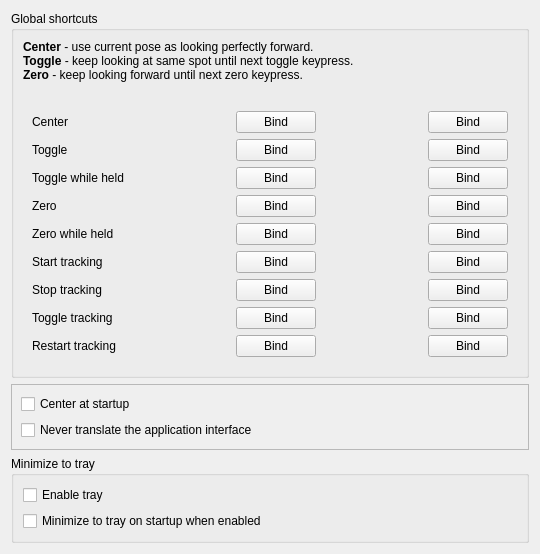
     <widget class="QWidget" name="tab">
      <attribute name="title">
       <string>Shortcuts</string>
      </attribute>
      <layout class="QVBoxLayout" name="verticalLayout">
       <item>
        <widget class="QGroupBox" name="groupBox_8">
         <property name="sizePolicy">
          <sizepolicy hsizetype="Minimum" vsizetype="Maximum">
           <horstretch>0</horstretch>
           <verstretch>0</verstretch>
          </sizepolicy>
         </property>
         <property name="title">
          <string>Global shortcuts</string>
         </property>
         <property name="alignment">
          <set>Qt::AlignLeading|Qt::AlignLeft|Qt::AlignTop</set>
         </property>
         <layout class="QVBoxLayout" name="verticalLayout_8">
          <item>
           <widget class="QLabel" name="label_23">
            <property name="sizePolicy">
             <sizepolicy hsizetype="Minimum" vsizetype="Maximum">
              <horstretch>0</horstretch>
              <verstretch>0</verstretch>
             </sizepolicy>
            </property>
            <property name="text">
             <string>&lt;html&gt;&lt;head/&gt;&lt;body&gt;&lt;p&gt;&lt;span style=&quot; font-weight:600;&quot;&gt;Center&lt;/span&gt; - use current pose as looking perfectly forward.&lt;br/&gt;&lt;span style=&quot; font-weight:600;&quot;&gt;Toggle&lt;/span&gt; - keep looking at same spot until next toggle keypress.&lt;br/&gt;&lt;span style=&quot; font-weight:600;&quot;&gt;Zero&lt;/span&gt; - keep looking forward until next zero keypress.&lt;br/&gt;&lt;/p&gt;&lt;/body&gt;&lt;/html&gt;</string>
            </property>
            <property name="wordWrap">
             <bool>true</bool>
            </property>
           </widget>
          </item>
          <item>
           <widget class="QGroupBox" name="groupBox">
            <property name="styleSheet">
             <string notr="true">QGroupBox { border: 0; }</string>
            </property>
            <layout class="QGridLayout" name="gridLayout_8">
             <item row="1" column="1">
              <widget class="QLabel" name="toggle_text">
               <property name="sizePolicy">
                <sizepolicy hsizetype="Minimum" vsizetype="Maximum">
                 <horstretch>255</horstretch>
                 <verstretch>0</verstretch>
                </sizepolicy>
               </property>
               <property name="minimumSize">
                <size>
                 <width>100</width>
                 <height>0</height>
                </size>
               </property>
               <property name="text">
                <string/>
               </property>
              </widget>
             </item>
             <item row="0" column="0">
              <widget class="QLabel" name="_textLabel2_3">
               <property name="sizePolicy">
                <sizepolicy hsizetype="Maximum" vsizetype="Maximum">
                 <horstretch>0</horstretch>
                 <verstretch>0</verstretch>
                </sizepolicy>
               </property>
               <property name="text">
                <string>Center</string>
               </property>
               <property name="wordWrap">
                <bool>false</bool>
               </property>
              </widget>
             </item>
             <item row="7" column="4">
              <widget class="QPushButton" name="bind_toggle_tracking_2">
               <property name="sizePolicy">
                <sizepolicy hsizetype="Maximum" vsizetype="Maximum">
                 <horstretch>0</horstretch>
                 <verstretch>0</verstretch>
                </sizepolicy>
               </property>
               <property name="text">
                <string>Bind</string>
               </property>
              </widget>
             </item>
             <item row="8" column="3">
              <widget class="QLabel" name="restart_tracking_text_2">
               <property name="sizePolicy">
                <sizepolicy hsizetype="Minimum" vsizetype="Maximum">
                 <horstretch>255</horstretch>
                 <verstretch>0</verstretch>
                </sizepolicy>
               </property>
               <property name="minimumSize">
                <size>
                 <width>100</width>
                 <height>0</height>
                </size>
               </property>
               <property name="text">
                <string/>
               </property>
              </widget>
             </item>
             <item row="8" column="4">
              <widget class="QPushButton" name="bind_restart_tracking_2">
               <property name="sizePolicy">
                <sizepolicy hsizetype="Maximum" vsizetype="Maximum">
                 <horstretch>0</horstretch>
                 <verstretch>0</verstretch>
                </sizepolicy>
               </property>
               <property name="text">
                <string>Bind</string>
               </property>
              </widget>
             </item>
             <item row="5" column="0">
              <widget class="QLabel" name="_textLabel2_7">
               <property name="sizePolicy">
                <sizepolicy hsizetype="Maximum" vsizetype="Maximum">
                 <horstretch>0</horstretch>
                 <verstretch>0</verstretch>
                </sizepolicy>
               </property>
               <property name="text">
                <string>Start tracking</string>
               </property>
               <property name="wordWrap">
                <bool>false</bool>
               </property>
              </widget>
             </item>
             <item row="6" column="2">
              <widget class="QPushButton" name="bind_stop">
               <property name="sizePolicy">
                <sizepolicy hsizetype="Maximum" vsizetype="Maximum">
                 <horstretch>0</horstretch>
                 <verstretch>0</verstretch>
                </sizepolicy>
               </property>
               <property name="text">
                <string>Bind</string>
               </property>
              </widget>
             </item>
             <item row="7" column="1">
              <widget class="QLabel" name="toggle_tracking_text">
               <property name="sizePolicy">
                <sizepolicy hsizetype="Minimum" vsizetype="Maximum">
                 <horstretch>255</horstretch>
                 <verstretch>0</verstretch>
                </sizepolicy>
               </property>
               <property name="minimumSize">
                <size>
                 <width>100</width>
                 <height>0</height>
                </size>
               </property>
               <property name="text">
                <string/>
               </property>
              </widget>
             </item>
             <item row="0" column="1">
              <widget class="QLabel" name="center_text">
               <property name="sizePolicy">
                <sizepolicy hsizetype="Minimum" vsizetype="Maximum">
                 <horstretch>255</horstretch>
                 <verstretch>0</verstretch>
                </sizepolicy>
               </property>
               <property name="minimumSize">
                <size>
                 <width>100</width>
                 <height>0</height>
                </size>
               </property>
               <property name="text">
                <string/>
               </property>
              </widget>
             </item>
             <item row="6" column="0">
              <widget class="QLabel" name="_textLabel2_8">
               <property name="sizePolicy">
                <sizepolicy hsizetype="Maximum" vsizetype="Maximum">
                 <horstretch>0</horstretch>
                 <verstretch>0</verstretch>
                </sizepolicy>
               </property>
               <property name="text">
                <string>Stop tracking</string>
               </property>
               <property name="wordWrap">
                <bool>false</bool>
               </property>
              </widget>
             </item>
             <item row="3" column="1">
              <widget class="QLabel" name="zero_text">
               <property name="sizePolicy">
                <sizepolicy hsizetype="Minimum" vsizetype="Maximum">
                 <horstretch>255</horstretch>
                 <verstretch>0</verstretch>
                </sizepolicy>
               </property>
               <property name="minimumSize">
                <size>
                 <width>100</width>
                 <height>0</height>
                </size>
               </property>
               <property name="text">
                <string/>
               </property>
              </widget>
             </item>
             <item row="3" column="0">
              <widget class="QLabel" name="_textLabel2_6">
               <property name="sizePolicy">
                <sizepolicy hsizetype="Maximum" vsizetype="Maximum">
                 <horstretch>0</horstretch>
                 <verstretch>0</verstretch>
                </sizepolicy>
               </property>
               <property name="text">
                <string>Zero</string>
               </property>
               <property name="wordWrap">
                <bool>false</bool>
               </property>
              </widget>
             </item>
             <item row="1" column="0">
              <widget class="QLabel" name="_textLabel2_5">
               <property name="sizePolicy">
                <sizepolicy hsizetype="Maximum" vsizetype="Maximum">
                 <horstretch>0</horstretch>
                 <verstretch>0</verstretch>
                </sizepolicy>
               </property>
               <property name="text">
                <string>Toggle</string>
               </property>
               <property name="wordWrap">
                <bool>false</bool>
               </property>
              </widget>
             </item>
             <item row="4" column="0">
              <widget class="QLabel" name="_label_28">
               <property name="sizePolicy">
                <sizepolicy hsizetype="Maximum" vsizetype="Maximum">
                 <horstretch>0</horstretch>
                 <verstretch>0</verstretch>
                </sizepolicy>
               </property>
               <property name="text">
                <string>Zero while held</string>
               </property>
              </widget>
             </item>
             <item row="0" column="2">
              <widget class="QPushButton" name="bind_center">
               <property name="sizePolicy">
                <sizepolicy hsizetype="Maximum" vsizetype="Maximum">
                 <horstretch>0</horstretch>
                 <verstretch>0</verstretch>
                </sizepolicy>
               </property>
               <property name="text">
                <string>Bind</string>
               </property>
              </widget>
             </item>
             <item row="2" column="1">
              <widget class="QLabel" name="toggle_held_text">
               <property name="sizePolicy">
                <sizepolicy hsizetype="Minimum" vsizetype="Maximum">
                 <horstretch>255</horstretch>
                 <verstretch>0</verstretch>
                </sizepolicy>
               </property>
               <property name="minimumSize">
                <size>
                 <width>100</width>
                 <height>0</height>
                </size>
               </property>
               <property name="text">
                <string/>
               </property>
              </widget>
             </item>
             <item row="4" column="1">
              <widget class="QLabel" name="zero_held_text">
               <property name="sizePolicy">
                <sizepolicy hsizetype="Minimum" vsizetype="Maximum">
                 <horstretch>255</horstretch>
                 <verstretch>0</verstretch>
                </sizepolicy>
               </property>
               <property name="minimumSize">
                <size>
                 <width>100</width>
                 <height>0</height>
                </size>
               </property>
               <property name="text">
                <string/>
               </property>
              </widget>
             </item>
             <item row="2" column="2">
              <widget class="QPushButton" name="bind_toggle_held">
               <property name="sizePolicy">
                <sizepolicy hsizetype="Maximum" vsizetype="Maximum">
                 <horstretch>0</horstretch>
                 <verstretch>0</verstretch>
                </sizepolicy>
               </property>
               <property name="text">
                <string>Bind</string>
               </property>
              </widget>
             </item>
             <item row="4" column="2">
              <widget class="QPushButton" name="bind_zero_held">
               <property name="sizePolicy">
                <sizepolicy hsizetype="Maximum" vsizetype="Maximum">
                 <horstretch>0</horstretch>
                 <verstretch>0</verstretch>
                </sizepolicy>
               </property>
               <property name="text">
                <string>Bind</string>
               </property>
              </widget>
             </item>
             <item row="8" column="0">
              <widget class="QLabel" name="_textLabel2_10">
               <property name="sizePolicy">
                <sizepolicy hsizetype="Maximum" vsizetype="Maximum">
                 <horstretch>0</horstretch>
                 <verstretch>0</verstretch>
                </sizepolicy>
               </property>
               <property name="text">
                <string>Restart tracking</string>
               </property>
               <property name="wordWrap">
                <bool>false</bool>
               </property>
              </widget>
             </item>
             <item row="8" column="1">
              <widget class="QLabel" name="restart_tracking_text">
               <property name="sizePolicy">
                <sizepolicy hsizetype="Minimum" vsizetype="Maximum">
                 <horstretch>255</horstretch>
                 <verstretch>0</verstretch>
                </sizepolicy>
               </property>
               <property name="minimumSize">
                <size>
                 <width>100</width>
                 <height>0</height>
                </size>
               </property>
               <property name="text">
                <string/>
               </property>
              </widget>
             </item>
             <item row="2" column="0">
              <widget class="QLabel" name="_label_27">
               <property name="sizePolicy">
                <sizepolicy hsizetype="Maximum" vsizetype="Maximum">
                 <horstretch>0</horstretch>
                 <verstretch>0</verstretch>
                </sizepolicy>
               </property>
               <property name="text">
                <string>Toggle while held</string>
               </property>
              </widget>
             </item>
             <item row="8" column="2">
              <widget class="QPushButton" name="bind_restart_tracking">
               <property name="sizePolicy">
                <sizepolicy hsizetype="Maximum" vsizetype="Maximum">
                 <horstretch>0</horstretch>
                 <verstretch>0</verstretch>
                </sizepolicy>
               </property>
               <property name="text">
                <string>Bind</string>
               </property>
              </widget>
             </item>
             <item row="7" column="2">
              <widget class="QPushButton" name="bind_toggle_tracking">
               <property name="sizePolicy">
                <sizepolicy hsizetype="Maximum" vsizetype="Maximum">
                 <horstretch>0</horstretch>
                 <verstretch>0</verstretch>
                </sizepolicy>
               </property>
               <property name="text">
                <string>Bind</string>
               </property>
              </widget>
             </item>
             <item row="7" column="0">
              <widget class="QLabel" name="_textLabel2_9">
               <property name="sizePolicy">
                <sizepolicy hsizetype="Maximum" vsizetype="Maximum">
                 <horstretch>0</horstretch>
                 <verstretch>0</verstretch>
                </sizepolicy>
               </property>
               <property name="text">
                <string>Toggle tracking</string>
               </property>
               <property name="wordWrap">
                <bool>false</bool>
               </property>
              </widget>
             </item>
             <item row="5" column="2">
              <widget class="QPushButton" name="bind_start">
               <property name="sizePolicy">
                <sizepolicy hsizetype="Maximum" vsizetype="Maximum">
                 <horstretch>0</horstretch>
                 <verstretch>0</verstretch>
                </sizepolicy>
               </property>
               <property name="text">
                <string>Bind</string>
               </property>
              </widget>
             </item>
             <item row="1" column="2">
              <widget class="QPushButton" name="bind_toggle">
               <property name="sizePolicy">
                <sizepolicy hsizetype="Maximum" vsizetype="Maximum">
                 <horstretch>0</horstretch>
                 <verstretch>0</verstretch>
                </sizepolicy>
               </property>
               <property name="text">
                <string>Bind</string>
               </property>
              </widget>
             </item>
             <item row="5" column="1">
              <widget class="QLabel" name="start_tracking_text">
               <property name="sizePolicy">
                <sizepolicy hsizetype="Minimum" vsizetype="Maximum">
                 <horstretch>255</horstretch>
                 <verstretch>0</verstretch>
                </sizepolicy>
               </property>
               <property name="minimumSize">
                <size>
                 <width>100</width>
                 <height>0</height>
                </size>
               </property>
               <property name="text">
                <string/>
               </property>
              </widget>
             </item>
             <item row="6" column="1">
              <widget class="QLabel" name="stop_tracking_text">
               <property name="sizePolicy">
                <sizepolicy hsizetype="Minimum" vsizetype="Maximum">
                 <horstretch>255</horstretch>
                 <verstretch>0</verstretch>
                </sizepolicy>
               </property>
               <property name="minimumSize">
                <size>
                 <width>100</width>
                 <height>0</height>
                </size>
               </property>
               <property name="text">
                <string/>
               </property>
              </widget>
             </item>
             <item row="1" column="3">
              <widget class="QLabel" name="toggle_text_2">
               <property name="sizePolicy">
                <sizepolicy hsizetype="Minimum" vsizetype="Maximum">
                 <horstretch>255</horstretch>
                 <verstretch>0</verstretch>
                </sizepolicy>
               </property>
               <property name="minimumSize">
                <size>
                 <width>100</width>
                 <height>0</height>
                </size>
               </property>
               <property name="text">
                <string/>
               </property>
              </widget>
             </item>
             <item row="1" column="4">
              <widget class="QPushButton" name="bind_toggle_2">
               <property name="sizePolicy">
                <sizepolicy hsizetype="Maximum" vsizetype="Maximum">
                 <horstretch>0</horstretch>
                 <verstretch>0</verstretch>
                </sizepolicy>
               </property>
               <property name="text">
                <string>Bind</string>
               </property>
              </widget>
             </item>
             <item row="0" column="3">
              <widget class="QLabel" name="center_text_2">
               <property name="sizePolicy">
                <sizepolicy hsizetype="Minimum" vsizetype="Maximum">
                 <horstretch>255</horstretch>
                 <verstretch>0</verstretch>
                </sizepolicy>
               </property>
               <property name="minimumSize">
                <size>
                 <width>100</width>
                 <height>0</height>
                </size>
               </property>
               <property name="text">
                <string/>
               </property>
              </widget>
             </item>
             <item row="0" column="4">
              <widget class="QPushButton" name="bind_center_2">
               <property name="sizePolicy">
                <sizepolicy hsizetype="Maximum" vsizetype="Maximum">
                 <horstretch>0</horstretch>
                 <verstretch>0</verstretch>
                </sizepolicy>
               </property>
               <property name="text">
                <string>Bind</string>
               </property>
              </widget>
             </item>
             <item row="2" column="4">
              <widget class="QPushButton" name="bind_toggle_held_2">
               <property name="sizePolicy">
                <sizepolicy hsizetype="Maximum" vsizetype="Maximum">
                 <horstretch>0</horstretch>
                 <verstretch>0</verstretch>
                </sizepolicy>
               </property>
               <property name="text">
                <string>Bind</string>
               </property>
              </widget>
             </item>
             <item row="3" column="2">
              <widget class="QPushButton" name="bind_zero">
               <property name="sizePolicy">
                <sizepolicy hsizetype="Maximum" vsizetype="Maximum">
                 <horstretch>0</horstretch>
                 <verstretch>0</verstretch>
                </sizepolicy>
               </property>
               <property name="text">
                <string>Bind</string>
               </property>
              </widget>
             </item>
             <item row="2" column="3">
              <widget class="QLabel" name="toggle_held_text_2">
               <property name="sizePolicy">
                <sizepolicy hsizetype="Minimum" vsizetype="Maximum">
                 <horstretch>255</horstretch>
                 <verstretch>0</verstretch>
                </sizepolicy>
               </property>
               <property name="minimumSize">
                <size>
                 <width>100</width>
                 <height>0</height>
                </size>
               </property>
               <property name="text">
                <string/>
               </property>
              </widget>
             </item>
             <item row="3" column="4">
              <widget class="QPushButton" name="bind_zero_2">
               <property name="sizePolicy">
                <sizepolicy hsizetype="Maximum" vsizetype="Maximum">
                 <horstretch>0</horstretch>
                 <verstretch>0</verstretch>
                </sizepolicy>
               </property>
               <property name="text">
                <string>Bind</string>
               </property>
              </widget>
             </item>
             <item row="4" column="3">
              <widget class="QLabel" name="zero_held_text_2">
               <property name="sizePolicy">
                <sizepolicy hsizetype="Minimum" vsizetype="Maximum">
                 <horstretch>255</horstretch>
                 <verstretch>0</verstretch>
                </sizepolicy>
               </property>
               <property name="minimumSize">
                <size>
                 <width>100</width>
                 <height>0</height>
                </size>
               </property>
               <property name="text">
                <string/>
               </property>
              </widget>
             </item>
             <item row="5" column="3">
              <widget class="QLabel" name="start_tracking_text_2">
               <property name="sizePolicy">
                <sizepolicy hsizetype="Minimum" vsizetype="Maximum">
                 <horstretch>255</horstretch>
                 <verstretch>0</verstretch>
                </sizepolicy>
               </property>
               <property name="minimumSize">
                <size>
                 <width>100</width>
                 <height>0</height>
                </size>
               </property>
               <property name="text">
                <string/>
               </property>
              </widget>
             </item>
             <item row="3" column="3">
              <widget class="QLabel" name="zero_text_2">
               <property name="sizePolicy">
                <sizepolicy hsizetype="Minimum" vsizetype="Maximum">
                 <horstretch>255</horstretch>
                 <verstretch>0</verstretch>
                </sizepolicy>
               </property>
               <property name="minimumSize">
                <size>
                 <width>100</width>
                 <height>0</height>
                </size>
               </property>
               <property name="text">
                <string/>
               </property>
              </widget>
             </item>
             <item row="4" column="4">
              <widget class="QPushButton" name="bind_zero_held_2">
               <property name="sizePolicy">
                <sizepolicy hsizetype="Maximum" vsizetype="Maximum">
                 <horstretch>0</horstretch>
                 <verstretch>0</verstretch>
                </sizepolicy>
               </property>
               <property name="text">
                <string>Bind</string>
               </property>
              </widget>
             </item>
             <item row="6" column="3">
              <widget class="QLabel" name="stop_tracking_text_2">
               <property name="sizePolicy">
                <sizepolicy hsizetype="Minimum" vsizetype="Maximum">
                 <horstretch>255</horstretch>
                 <verstretch>0</verstretch>
                </sizepolicy>
               </property>
               <property name="minimumSize">
                <size>
                 <width>100</width>
                 <height>0</height>
                </size>
               </property>
               <property name="text">
                <string/>
               </property>
              </widget>
             </item>
             <item row="7" column="3">
              <widget class="QLabel" name="toggle_tracking_text_2">
               <property name="sizePolicy">
                <sizepolicy hsizetype="Minimum" vsizetype="Maximum">
                 <horstretch>255</horstretch>
                 <verstretch>0</verstretch>
                </sizepolicy>
               </property>
               <property name="minimumSize">
                <size>
                 <width>100</width>
                 <height>0</height>
                </size>
               </property>
               <property name="text">
                <string/>
               </property>
              </widget>
             </item>
             <item row="6" column="4">
              <widget class="QPushButton" name="bind_stop_2">
               <property name="sizePolicy">
                <sizepolicy hsizetype="Maximum" vsizetype="Maximum">
                 <horstretch>0</horstretch>
                 <verstretch>0</verstretch>
                </sizepolicy>
               </property>
               <property name="text">
                <string>Bind</string>
               </property>
              </widget>
             </item>
             <item row="5" column="4">
              <widget class="QPushButton" name="bind_start_2">
               <property name="sizePolicy">
                <sizepolicy hsizetype="Maximum" vsizetype="Maximum">
                 <horstretch>0</horstretch>
                 <verstretch>0</verstretch>
                </sizepolicy>
               </property>
               <property name="text">
                <string>Bind</string>
               </property>
              </widget>
             </item>
            </layout>
           </widget>
          </item>
         </layout>
        </widget>
       </item>
       <item>
        <widget class="QFrame" name="frame_5">
         <property name="sizePolicy">
          <sizepolicy hsizetype="Minimum" vsizetype="Maximum">
           <horstretch>0</horstretch>
           <verstretch>0</verstretch>
          </sizepolicy>
         </property>
         <property name="frameShape">
          <enum>QFrame::StyledPanel</enum>
         </property>
         <property name="frameShadow">
          <enum>QFrame::Sunken</enum>
         </property>
         <layout class="QGridLayout" name="gridLayout_2">
          <item row="0" column="0">
           <widget class="QCheckBox" name="center_at_startup">
            <property name="sizePolicy">
             <sizepolicy hsizetype="Minimum" vsizetype="Maximum">
              <horstretch>0</horstretch>
              <verstretch>0</verstretch>
             </sizepolicy>
            </property>
            <property name="text">
             <string>Center at startup</string>
            </property>
           </widget>
          </item>
          <item row="1" column="0">
           <widget class="QCheckBox" name="disable_translation">
            <property name="sizePolicy">
             <sizepolicy hsizetype="Maximum" vsizetype="Maximum">
              <horstretch>0</horstretch>
              <verstretch>0</verstretch>
             </sizepolicy>
            </property>
            <property name="text">
             <string>Never translate the application interface</string>
            </property>
           </widget>
          </item>
          <item row="1" column="1">
           <widget class="QLabel" name="label_29">
            <property name="text">
             <string/>
            </property>
            <property name="pixmap">
             <pixmap resource="opentrack-res.qrc">:/images/english.png</pixmap>
            </property>
           </widget>
          </item>
         </layout>
        </widget>
       </item>
       <item>
        <widget class="QGroupBox" name="groupBox_11">
         <property name="sizePolicy">
          <sizepolicy hsizetype="Minimum" vsizetype="Maximum">
           <horstretch>0</horstretch>
           <verstretch>0</verstretch>
          </sizepolicy>
         </property>
         <property name="title">
          <string>Minimize to tray</string>
         </property>
         <property name="alignment">
          <set>Qt::AlignLeading|Qt::AlignLeft|Qt::AlignTop</set>
         </property>
         <layout class="QVBoxLayout" name="verticalLayout_3">
          <property name="bottomMargin">
           <number>9</number>
          </property>
          <item>
           <widget class="QCheckBox" name="trayp">
            <property name="sizePolicy">
             <sizepolicy hsizetype="Minimum" vsizetype="Preferred">
              <horstretch>0</horstretch>
              <verstretch>0</verstretch>
             </sizepolicy>
            </property>
            <property name="text">
             <string>Enable tray</string>
            </property>
           </widget>
          </item>
          <item>
           <widget class="QCheckBox" name="tray_start">
            <property name="sizePolicy">
             <sizepolicy hsizetype="Minimum" vsizetype="Preferred">
              <horstretch>0</horstretch>
              <verstretch>0</verstretch>
             </sizepolicy>
            </property>
            <property name="text">
             <string>Minimize to tray on startup when enabled</string>
            </property>
           </widget>
          </item>
         </layout>
        </widget>
       </item>
      </layout>
     </widget>
